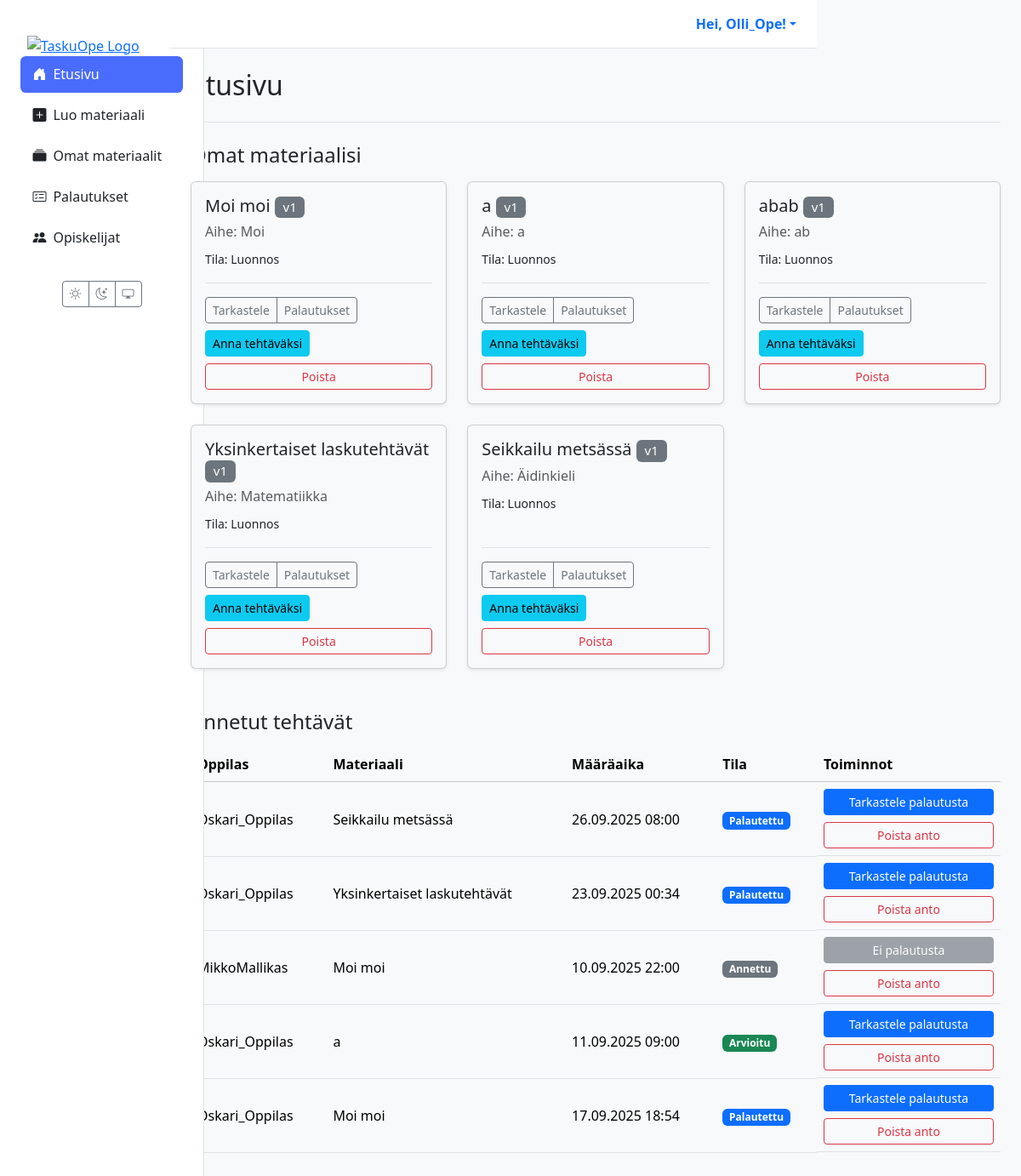
The app's page / (signed in), older data.
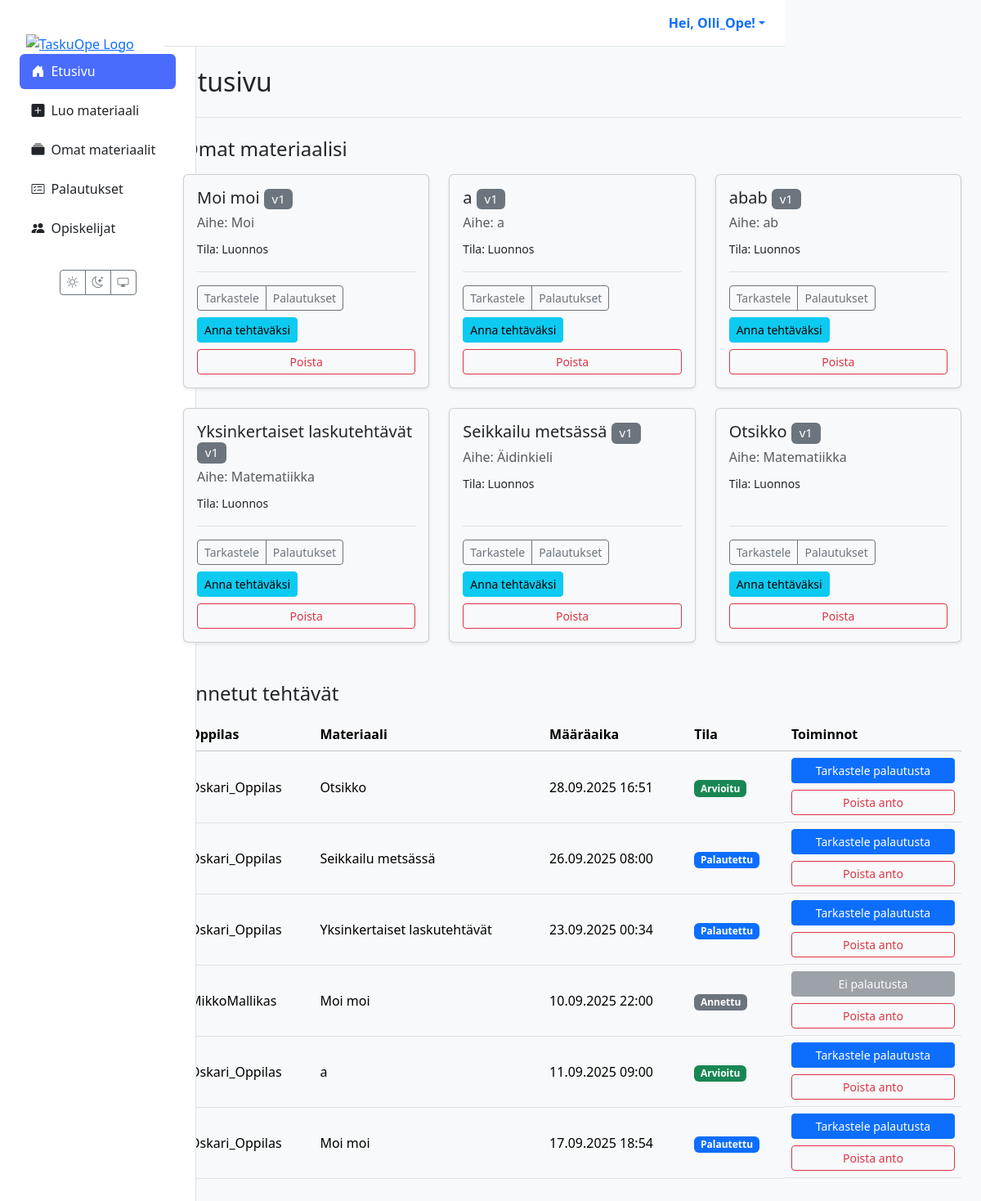
The same page, newer data.
### materials/models.py (models this page shows, shortened)
class Material(models.Model):
    class MaterialType(models.TextChoices):
        TASK = 'tehtävä', _('Tehtävä')
        LEARNING_MATERIAL = 'oppimateriaali', _('Oppimateriaali')
        TEST = 'testi', _('Testi')
        EXAM = 'koe', _('Koe')
        VIDEO = 'video', _('Video')
        GAME = 'peli', _('Peli')
    class Status(models.TextChoices):
        DRAFT = 'DRAFT', _('Luonnos')
        PENDING_APPROVAL = 'PENDING', _('Odottaa hyväksyntää')
        APPROVED = 'APPROVED', _('Hyväksytty')
        REJECTED = 'REJECTED', _('Hylätty')
    GRADE_CHOICES = [(str(i), f"{i}. luokka") for i in range(1, 10)]
    id = models.UUIDField(primary_key=True, default=uuid.uuid4, editable=False)
    title = models.CharField(max_length=255, verbose_name=_("Otsikko"))
    content = models.TextField(
        verbose_name=_("Sisältö"),
        help_text=_("Raakasisältö, esim. AI:n tuottama teksti.")
    )
    structured_content = models.JSONField(
        null=True,
        blank=True,
        verbose_name=_("Jäsennelty sisältö"),
        help_text=_("Esim. monivalinnat tai tehtävän rakenne JSON-muodossa.")
    )
    material_type = models.CharField(
        max_length=50,
        choices=MaterialType.choices,
        default=MaterialType.TASK,
        verbose_name=_("Materiaalin tyyppi"),
    )
    subject = models.CharField(max_length=100, null=True, blank=True, verbose_name=_("Aine"))
    grade_level = models.CharField(
        max_length=20,
        choices=GRADE_CHOICES,
        null=True,
        blank=True,
        verbose_name=_("Luokka-aste"),
    )
    audience = models.JSONField(
        null=True,
        blank=True,
        verbose_name=_("Kohderyhmä"),
        help_text=_("Esim. {'learning_styles': ['visuaalinen'], 'languages': ['fi']}")
    )
    author = models.ForeignKey(
        settings.AUTH_USER_MODEL,
        related_name='authored_materials',
        on_delete=models.CASCADE,
        limit_choices_to={'role': 'TEACHER'},
        verbose_name=_("Tekijä (opettaja)"),
    )
    prompt = models.ForeignKey(
        Prompt,
        on_delete=models.SET_NULL,
        null=True,
        blank=True,
        verbose_name=_("Kehoite"),
    )
    status = models.CharField(
        max_length=50,
        choices=Status.choices,
        default=Status.DRAFT,
        verbose_name=_("Tila"),
    )
    version = models.IntegerField(default=1, verbose_name=_("Versio"))
    parent = models.ForeignKey(
        'self',
        on_delete=models.SET_NULL,
        null=True,
        blank=True,
        related_name='versions',
        verbose_name=_("Edellinen versio"),
    )
    created_at = models.DateTimeField(auto_now_add=True, verbose_name=_("Luotu"))
    updated_at = models.DateTimeField(auto_now=True, verbose_name=_("Päivitetty"))
    class Meta:
        verbose_name = _("Materiaali")
        verbose_name_plural = _("Materiaalit")

class Assignment(models.Model):
    class Status(models.TextChoices):
        ASSIGNED = "ASSIGNED", _("Annettu")
        IN_PROGRESS = "IN_PROGRESS", _("Kesken")
        SUBMITTED = "SUBMITTED", _("Palautettu")
        GRADED = "GRADED", _("Arvioitu")
    id = models.UUIDField(primary_key=True, default=uuid.uuid4, editable=False)
    material = models.ForeignKey(Material, on_delete=models.CASCADE, verbose_name=_("Materiaali"))
    student = models.ForeignKey(
        settings.AUTH_USER_MODEL,
        related_name='assignments',
        on_delete=models.CASCADE,
        limit_choices_to={'role': 'STUDENT'},
        verbose_name=_("Oppilas"),
    )
    assigned_by = models.ForeignKey(
        settings.AUTH_USER_MODEL,
        related_name='assigned_tasks',
        on_delete=models.CASCADE,
        limit_choices_to={'role': 'TEACHER'},
        verbose_name=_("Antanut opettaja"),
    )
    due_at = models.DateTimeField(null=True, blank=True, verbose_name=_("Määräaika"))
    status = models.CharField(max_length=20, choices=Status.choices, default=Status.ASSIGNED, verbose_name=_("Tila"))
    draft_response = models.TextField(blank=True, null=True, verbose_name=_("Luonnosvastaus"))
    created_at = models.DateTimeField(auto_now_add=True, verbose_name=_("Luotu"))
    class Meta:
        constraints = [
            models.UniqueConstraint(fields=['material', 'student'], name='unique_assignment_per_student'),
        ]
        indexes = [
            models.Index(fields=['status']),
            models.Index(fields=['due_at']),
            models.Index(fields=['student']),
            models.Index(fields=['assigned_by']),
        ]
        verbose_name = _("Tehtävänanto")
        verbose_name_plural = _("Tehtävänannot")

### users/models.py (models this page shows)
class CustomUser(AbstractUser):
    class Role(models.TextChoices):
        TEACHER = 'TEACHER', 'Teacher'
        STUDENT = 'STUDENT', 'Student'
    role = models.CharField(max_length=50, choices=Role.choices, default=Role.STUDENT)
    grade_class = models.PositiveSmallIntegerField(
        verbose_name="Luokka-aste",
        null=True,  # Salli tyhjä arvo (esim. opettajat)
        blank=True, # Ei pakollinen lomakkeissa
        choices=[(i, f"{i}. luokka") for i in range(1, 10)] # Valinnat 1-9
    )

### materials/views.py (the view, shortened to what this page needs)
# urls.py: path("", views.dashboard_view, name='dashboard'),
@login_required(login_url='kirjaudu')
def dashboard_view(request):
    user = request.user
    if user.role == 'TEACHER':
        materials = Material.objects.filter(author=user)
        assignments = (
            Assignment.objects
            .filter(assigned_by=user)
            .select_related('material', 'student')
            .order_by('-created_at')
        )
        context = {'materials': materials, 'assignments': assignments}
        return render(request, 'dashboard/teacher.html', context)
    return redirect('kirjaudu')

### templates/dashboard/teacher.html (shortened to what the changed rows need)
{% extends 'partials/base.html' %}
{% load static %}
{% block extra_css %}
<link rel="stylesheet" href="{% static 'css/tasks.css' %}">
{% endblock %}
{% block content %}
<div class="container-fluid">
  <div class="mb-4 border-bottom pb-3">
    <h1 class="h2">Etusivu</h1>
  </div>
  <section class="materials-list mb-5">
    <h2 class="h4 mb-3">Omat materiaalisi</h2>
    <div class="row row-cols-1 row-cols-md-2 row-cols-xl-3 g-4">
      {% for m in materials %}
      <div class="col">
        <div class="card h-100 shadow-sm">
          <div class="card-body d-flex flex-column">
            <h5 class="card-title">
              {{ m.title }} <span class="badge bg-secondary fw-normal">v{{ m.version }}</span>
            </h5>
            <p class="card-subtitle mb-2 text-muted">Aihe: {{ m.subject|default:'Ei määritelty' }}</p>
            <p class="card-text"><small>Tila: {{ m.get_status_display }}</small></p>
            <div class="mt-auto pt-3 border-top">
              <div class="d-flex justify-content-between align-items-center flex-wrap gap-2">
                <div class="btn-group">
                  <a class="btn btn-sm btn-outline-secondary" href="{% url 'material_detail' material_id=m.id %}">Tarkastele</a>
                  <a class="btn btn-sm btn-outline-secondary" href="{% url 'view_submissions' material_id=m.id %}">Palautukset</a>
                </div>
                <a class="btn btn-sm btn-info" href="{% url 'assign_material' material_id=m.id %}">Anna tehtäväksi</a>
              </div>
              <div class="d-grid mt-2">
                <button type="button"
                        class="btn btn-sm btn-outline-danger"
                        data-bs-toggle="modal"
                        data-bs-target="#confirmDeleteModal"
                        data-title="{{ m.title }}"
                        data-action="{% url 'delete_material' material_id=m.id %}">
                  Poista
                </button>
              </div>
            </div>
          </div>
        </div>
      </div>
      {% endfor %}
    </div>
  </section>
  <section class="assignments-list" id="annetut-tehtavat">
    <h2 class="h4 mb-3">Annetut tehtävät</h2>
    <table class="table table-hover align-middle tasks">
      <thead class="table-light">
        <tr>
          <th scope="col">Oppilas</th>
          <th scope="col">Materiaali</th>
          <th scope="col">Määräaika</th>
          <th scope="col">Tila</th>
          <th scope="col">Toiminnot</th>
        </tr>
      </thead>
      <tbody>
        {% for assignment in assignments %}
        <tr>
          <td data-label="Oppilas">{{ assignment.student.get_full_name|default:assignment.student.username }}</td>
          <td data-label="Materiaali">{{ assignment.material.title }}</td>
          <td data-label="Määräaika">{{ assignment.due_at|date:"d.m.Y H:i"|default:"-" }}</td>
          <td data-label="Tila">
            <span class="badge
              {% if assignment.status == 'GRADED' %}bg-success
              {% elif assignment.status == 'SUBMITTED' %}bg-primary
              {% elif assignment.status == 'IN_PROGRESS' %}bg-warning text-dark
              {% else %}bg-secondary{% endif %}">
              {{ assignment.get_status_display }}
            </span>
          </td>
          <td data-label="Toiminnot" class="d-grid gap-2">
            {% with sub=assignment.submissions.last %}
              {% if sub %}
                <a class="btn btn-sm btn-primary" href="{% url 'grade_submission' submission_id=sub.id %}">
                  Tarkastele palautusta
                </a>
              {% else %}
                <button class="btn btn-sm btn-secondary" disabled>Ei palautusta</button>
              {% endif %}
            {% endwith %}
            <button type="button"
                    class="btn btn-sm btn-outline-danger"
                    data-bs-toggle="modal"
                    data-bs-target="#confirmUnassignModal"
                    data-title="{{ assignment.material.title }} – {{ assignment.student.get_full_name|default:assignment.student.username }}"
                    data-action="{% url 'unassign' assignment_id=assignment.id %}">
              Poista anto
            </button>
          </td>
        </tr>
        {% empty %}
        <tr>
          <td colspan="5" class="text-center">
            <div class="alert alert-secondary mb-0">Et ole vielä antanut yhtään tehtävää.</div>
          </td>
        </tr>
        {% endfor %}
      </tbody>
    </table>
  </section>
</div>
{% endblock %}

Row changes from the older to the newer data that the page shows:
added Material: title "Otsikko", version "1", subject "Matematiikka", status "Luonnos"
added Assignment: student.get_full_name "Oskari_Oppilas", material "Otsikko", due_at "28.09.2025 16:51", status "Arvioitu", shows "Tarkastele palautusta"
